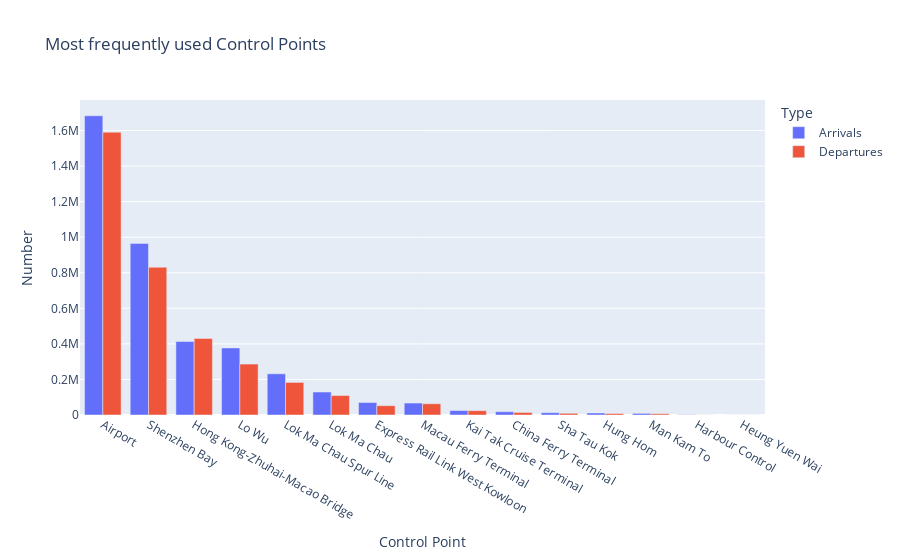

The notebook cell this image was saved under:
### Code cell
# we can use the graph 
fig = px.bar(df.groupby(['Control Point']).sum().sort_values('Arrivals', ascending = False)[['Arrivals', 'Departures']], 
       barmode='group', labels={'variable':'Type', 'value': 'Number'},  title='Most frequently used Control Points')
fig.show()
fig.write_html("./graphs/0_control.html")
dp.Report(dp.Plot(fig)).upload(name = 'Control Point')

### Figure 1 — Plotly figure (JSON) as saved in the notebook; plotly's stock layout.template omitted (floating-point values rounded to 4 significant figures)
{"data": [{"alignmentgroup": "True", "hovertemplate": "Type=Arrivals<br>Control Point=%{x}<br>Number=%{y}<extra></extra>", "legendgroup": "Arrivals", "marker": {"color": "#636efa", "pattern": {"shape": ""}}, "name": "Arrivals", "offsetgroup": "Arrivals", "orientation": "v", "showlegend": true, "textposition": "auto", "type": "bar", "x": ["Airport", "Shenzhen Bay", "Hong Kong-Zhuhai-Macao Bridge", "Lo Wu", "Lok Ma Chau Spur Line", "Lok Ma Chau", "Express Rail Link West Kowloon", "Macau Ferry Terminal", "Kai Tak Cruise Terminal", "China Ferry Terminal", "Sha Tau Kok", "Hung Hom", "Man Kam To", "Harbour Control", "Heung Yuen Wai"], "xaxis": "x", "y": [1683074, 965236, 413061, 377204, 231772, 129200, 69972, 67251, 24935, 18472, 12891, 11138, 9132, 1540, 0], "yaxis": "y"}, {"alignmentgroup": "True", "hovertemplate": "Type=Departures<br>Control Point=%{x}<br>Number=%{y}<extra></extra>", "legendgroup": "Departures", "marker": {"color": "#EF553B", "pattern": {"shape": ""}}, "name": "Departures", "offsetgroup": "Departures", "orientation": "v", "showlegend": true, "textposition": "auto", "type": "bar", "x": ["Airport", "Shenzhen Bay", "Hong Kong-Zhuhai-Macao Bridge", "Lo Wu", "Lok Ma Chau Spur Line", "Lok Ma Chau", "Express Rail Link West Kowloon", "Macau Ferry Terminal", "Kai Tak Cruise Terminal", "China Ferry Terminal", "Sha Tau Kok", "Hung Hom", "Man Kam To", "Harbour Control", "Heung Yuen Wai"], "xaxis": "x", "y": [1590623, 830891, 430636, 286487, 183060, 109399, 52307, 63230, 24169, 14201, 9431, 8338, 6958, 281, 0], "yaxis": "y"}], "layout": {"barmode": "group", "legend": {"title": {"text": "Type"}, "tracegroupgap": 0}, "title": {"text": "Most frequently used Control Points"}, "xaxis": {"anchor": "y", "domain": [0, 1], "title": {"text": "Control Point"}}, "yaxis": {"anchor": "x", "domain": [0, 1], "title": {"text": "Number"}}}}
